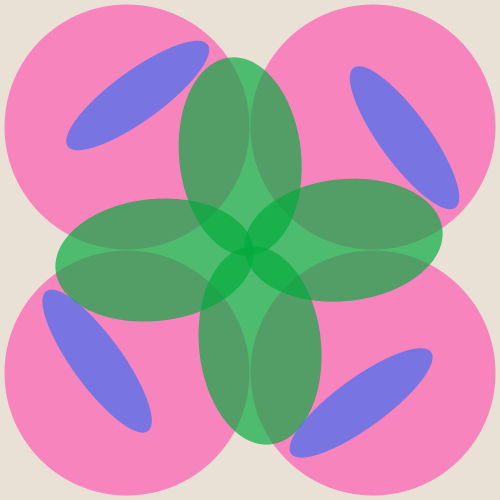
Frame 1 (no input)
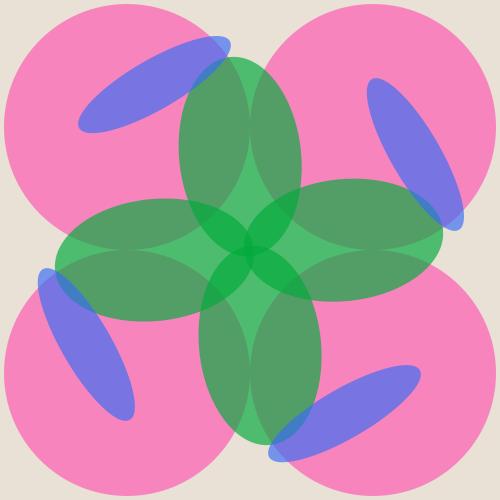
Frame 60 (the mouse pressed at the canvas centre just before this capture)
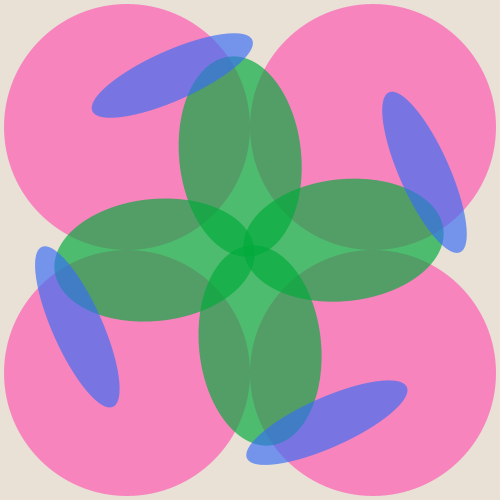
Frame 120 (the mouse held since frame 60 and released just before this capture)

The Processing sketch that drew these frames (run headless with seeded random() and noise(); from frame 60 on, the mouse is pressed at the canvas centre):

// Processing sketch: E4_tiempo_code
// ── E4_tiempo_code.pde
void setup() {
  size(500, 500);
  noStroke();
}

void draw() {
  background(#e9e1d6);
  translate(width/2, height/2);

  float aSeg = map(second(), 0, 60, 0, TWO_PI);
  float aMin = map(minute(), 0, 60, 0, TWO_PI);
  float aHoras   = map(hour() % 12, 0, 12, 0, TWO_PI);


  // elipses horas
  pushMatrix();
  rotate(aHoras);
  fill(255, 85, 178, 170);
  ellipse(-123, -123, 245 + second()/10, 245 + second()/10);
  ellipse(123, -123, 245 + second()/10, 245 + second()/10);
  ellipse(-123, 123, 245 + second()/10, 245 + second()/10);
  ellipse(123, 123, 245 + second()/10, 245 + second()/10);
  popMatrix();


  //elipses min
  pushMatrix();
  rotate(aMin);
  fill(0, 170, 58, 170);
  ellipse(0, -96, 122, 190 + second());
  ellipse(94, 0, 190 + second(), 122);
  ellipse(0, 94, 122, 190 + second());
  ellipse(-96, 0, 190 + second(), 122);
  popMatrix();

  //elipses sec
  pushMatrix();
  rotate(aSeg);
  fill(55, 109, 244, 170);
  ellipse(0, -191, 164 + second(), 50);
  ellipse(189, 0, 50, 164 + second());
  ellipse(0, 189, 164 + second(), 50);
  ellipse(-191, 0, 50, 164 + second());
  popMatrix();
}
